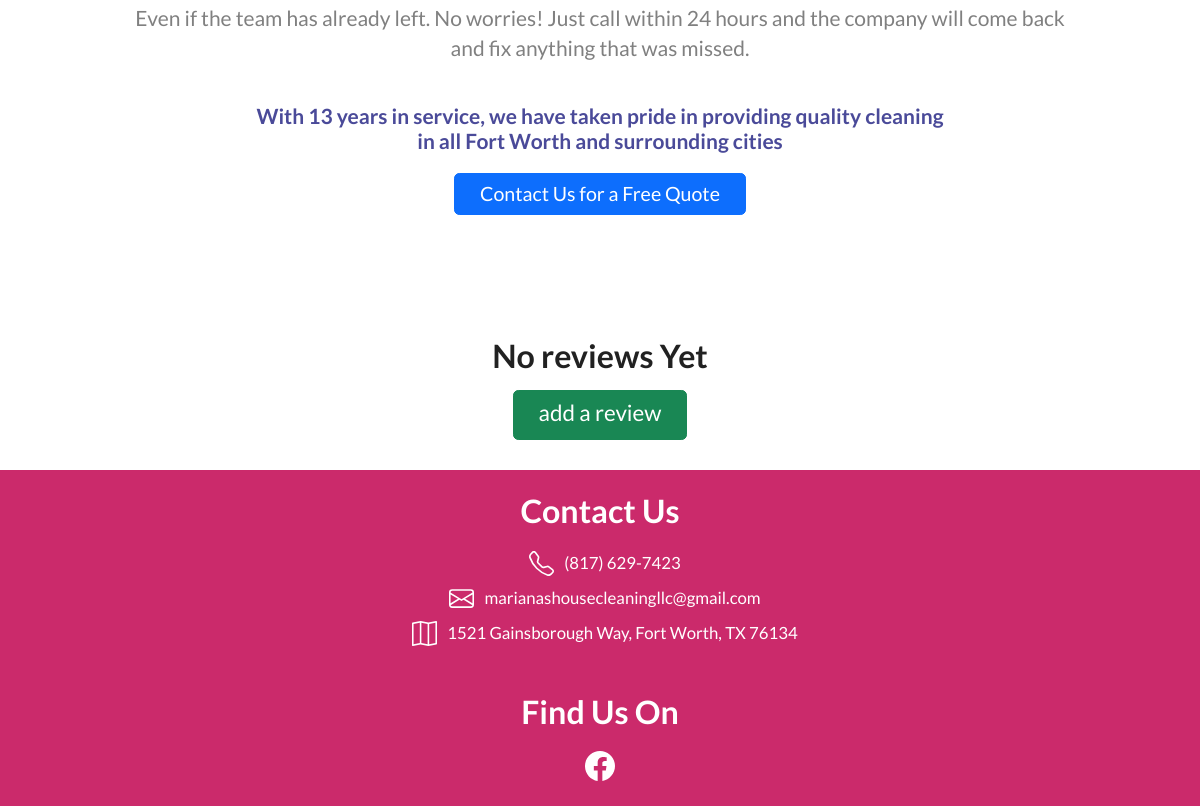
The app's page / (lower part), older data.
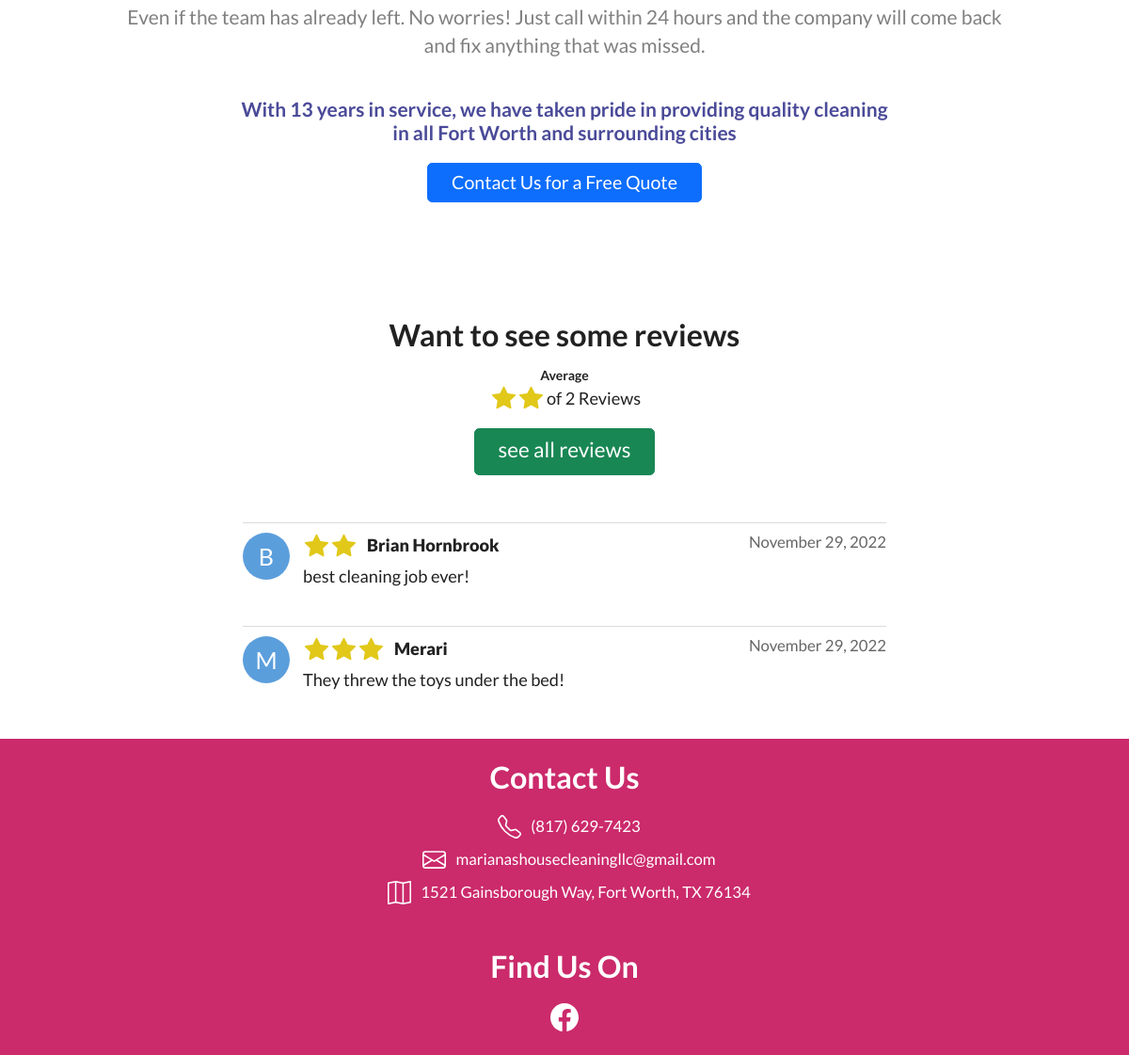
The same page, newer data.
### cleaning/models.py (models this page shows, shortened)
class Review (models.Model):
    rating = models.IntegerField(max_length=10)
    user = models.CharField(max_length=100, default=False)
    title = models.CharField(max_length=100, null=True, blank=True)
    description = models.TextField(max_length=1000)
    datecreated = models.DateField(default=timezone.now())

### cleaning/views.py (the view)
# urls.py: 2. Add a URL to urlpatterns:  path('', views.home, name='home')
def home(request):
        if request.method == 'GET':
            allReviews = Review.objects.order_by('-datecreated')
            reviews = allReviews[:3]
            if reviews:
                totalReviews = reviews.__len__()
                averageReviews = 0
                for review in reviews:
                    averageReviews += review.rating
                    formatedReviews = []
                    review.datecreated = review.datecreated.strftime("%B %d, %Y")
                    userName = review.user
                    userName = userName[0]
                    review.userName = userName
                    for rating in range(review.rating):
                        formatedReviews.append("")
                        review.rating = formatedReviews
                averageReviews /= totalReviews
                averageReviews = int(averageReviews)
                formatedAverageReviews = []
                for average in range(averageReviews):
                    formatedAverageReviews.append("")
                return render(request, 'home.html', {
                    "totalReviews": totalReviews,
                    "averageReviews": formatedAverageReviews,
                    "reviews": reviews
                })
            return render(request,'home.html')

### cleaning/templates/home.html (shortened to what this page needs)
{% extends 'index.html' %}
{% load static %}
{% block content %}
<section id="questions">
    <div>
        <p>Even if the team has already left. No worries! Just call within 24 hours and the
            company will come back and fix anything that was missed.</p>
    </div>
    <div id="motto">
        <h6>With 13 years in service, we have taken pride in providing quality cleaning in all
            Fort Worth and surrounding cities</h6>
        <a href="/addClient">
            <button type="button" class="btn btn-primary">
                Contact Us for a Free Quote
            </button>
        </a>
    </div>
</section>
<div class="reviews">
    {% if totalReviews %}
    <h3>Want to see some reviews</h3>
    <h5>Average</h5>
    <p>
        <span id="star-area">
            {% for star in averageReviews %}
            <span class="stars">
            </span>
            {% endfor %}
        </span>
        of {{ totalReviews }} Reviews
    </p>
    <a id="see-reviews" href="/reviews">
        <button type="button" class="btn btn-success">see all reviews</button>
    </a>
    <div id="content">
        {% for review in reviews %}
        <div class="display-area">
            <div class="review-icon">
                <span class="user-icon">{{ review.userName }}</span>
            </div>
            <div class="content-area">
                <div class="review-info">
                    <div class="info">
                        {% for star in review.rating %}
                        <span class="stars">
                        </span>
                        {% endfor %}
                        <p class="user">{{ review.user }}</p>
                    </div>
                    <div class="date">
                        {{ review.datecreated }}
                    </div>
                </div>
                <p class="review-content">{{ review.description }}</p>
            </div>
        </div>
        {% endfor %}
    </div>
    {% else %}
    <h3>No reviews Yet</h3>
    <a id="see-reviews" href="/addreview">
        <button type="button" class="btn btn-success">add a review</button>
    </a>
    {% endif %}
</div>
{% endblock %}

Row changes from the older to the newer data that the page shows:
added Review: userName "B", rating 2 (drawn), user "Brian Hornbrook", datecreated "November 29, 2022", description "best cleaning job ever!"
added Review: userName "M", rating 3 (drawn), user "Merari", datecreated "November 29, 2022", description "They threw the toys under the bed!"
Text that changed along with them:
{{ totalReviews }}: (not shown) → "2"
text no longer shown: "No reviews Yet add a review"
text now shown: "Want to see some reviews Average of Reviews see all reviews"
